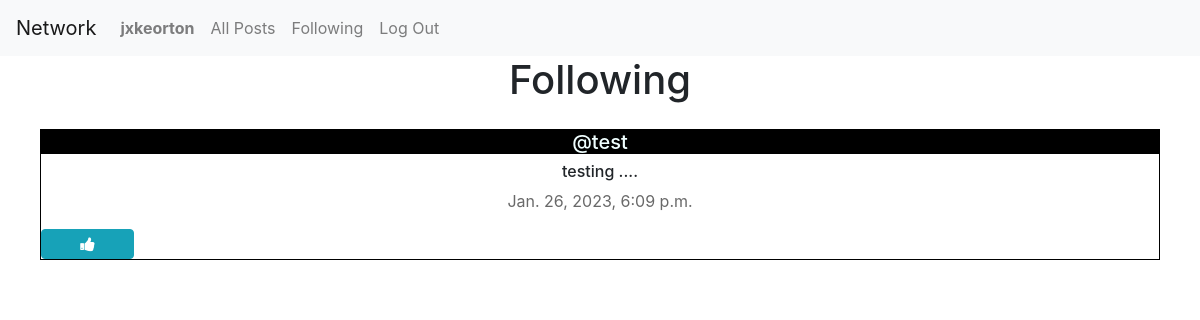
The page /following (signed in) on the database its author committed.
### network/models.py (models this page shows, shortened)
class User(AbstractUser):
    pass

class Posts(models.Model):
    user = models.ForeignKey(User, on_delete=models.CASCADE, related_name="author")
    content = models.CharField(max_length=150)
    timestamp = models.DateTimeField(auto_now_add=True)

### network/views.py (the view)
# urls.py: path("following", views.following, name="following"),
def following(request):
    currentUser = User.objects.get(pk=request.user.id)
    peopleFollowing = Follow.objects.filter(user_following=currentUser)
    posts = Posts.objects.all().order_by("id").reverse()
    followingPosts = []
    for post in posts:
        for person in peopleFollowing:
            if person.user_followed == post.user:
                followingPosts.append(post)
    paginator = Paginator(followingPosts, 10)
    pageNumber = request.GET.get('page')
    posts_of_page = paginator.get_page(pageNumber)
    allLikes = Likes.objects.all()
    whoYouLiked = []
    try:
        for like in allLikes:
            if like.user.id == request.user.id:
                whoYouLiked.append(like.post.id)
    except:
        whoYouLiked = []
    return render(request, "network/following.html",{
        "posts_of_page": posts_of_page,
        "whoYouLiked": whoYouLiked,
    })

### network/templates/network/following.html (shortened to what this page needs)
{% extends "network/layout.html" %}
{% block body %}
    <h1 class="title">Following</h1>
    <div class="all text-center">
    {% for post in posts_of_page %}
        <div class="post">
            <h5 class="username-header"><a href="{% url 'profile' user_id=post.user.id %}" class="username">@{{ post.user }}</a></h5>
            <h6 class="content">{{ post.content }}</h6>
            <p class="time">{{ post.timestamp }}</p>
            {% if user.is_authenticated %}
                {% if user == post.user %}
                    <div>
                        <button class="btn btn-info" data-toggle="modal" data-target="#edit_post{{ post.id }}">Edit</button>
                    </div>
                    <div class="modal" tabindex="-1" role="dialog" id="edit_post{{ post.id }}" aria-labelledby="edit_post{{ post.id }}_label" aria-hidden="true" >
                        <div class="modal-dialog" role="document">
                        <div class="modal-content">
                            <div class="modal-header">
                            <h5 class="modal-title">Edit Post</h5>
                            <button type="button" class="close" data-dismiss="modal" aria-label="Close">
                                <span aria-hidden="true">&times;</span>
                            </button>
                            </div>
                            <div class="modal-body">
                            <textarea rows="5" id="textarea_{{ post.id }}" class="form-control" name="content">{{ post.content }}</textarea>
                            </div>
                            <div class="modal-footer">
                            <button type="button" class="btn btn-secondary" data-dismiss="modal">Close</button>
                            <button type="button" class="btn btn-primary" onclick="submithandler('{{ post.id }}')">Save changes</button>
                            </div>
                        </div>
                        </div>
                    </div>
                {% else %}
                    {% if post.id in whoYouLiked %}
                    <button class="btn btn-info fa fa-thumbs-down col-1" id="{{ post.id }}" onclick="likeHandler('{{ post.id }}', '{{ whoYouLiked }}')"></button>
                    {% else %}
                    <button class="btn btn-info fa fa-thumbs-up col-1" id="{{ post.id }}" onclick="likeHandler('{{ post.id }}', '{{ whoYouLiked }}')"></button>
                    {% endif %}
                {% endif %}
            {% endif %}
        </div>
    {% endfor %}
    <nav aria-label="Page navigation example">
      </nav>
    </div>
{% endblock %}

### network/templates/network/layout.html (shortened to what this page needs)
{% load static %}
<!DOCTYPE html>
<html lang="en">
    <head>
        <link rel="stylesheet" href="https://stackpath.bootstrapcdn.com/bootstrap/4.4.1/css/bootstrap.min.css">
        <link href="{% static 'network/styles.css' %}" rel="stylesheet">
        <link rel="stylesheet" href="https://cdnjs.cloudflare.com/ajax/libs/font-awesome/4.7.0/css/font-awesome.min.css">
    </head>
    <body>
        <nav class="navbar navbar-expand-lg navbar-light bg-light">
            <a class="navbar-brand" href="{% url 'index' %}">Network</a>
            <div>
              <ul class="navbar-nav mr-auto">
                {% if user.is_authenticated %}
                    <li class="nav-item">
                        <a class="nav-link" href="{% url 'profile' user_id=user.id %}"><strong>{{ user.username }}</strong></a>
                    </li>
                {% endif %}
                <li class="nav-item">
                  <a class="nav-link" href="{% url 'index' %}">All Posts</a>
                </li>
                {% if user.is_authenticated %}
                    <li class="nav-item">
                        <a class="nav-link" href="{% url 'following' %}">Following</a>
                    </li>
                    <li class="nav-item">
                        <a class="nav-link" href="{% url 'logout' %}">Log Out</a>
                    </li>
                {% endif %}
              </ul>
            </div>
          </nav>
        <div class="body">
            {% block body %}
            {% endblock %}
        </div>
    </body>
</html>

### network/static/network/styles.css (style rules this page uses)
.post { border: 1px solid black; display:flex; justify-content: center; flex-direction: column; box-sizing: border-box; margin: 5px 20px; }
.all { display:flex; justify-content: flex-start; flex-direction: column; margin: 20px; }
.username-header { background-color:black; }
.username { color:azure; }
.time { color:dimgray; }
.title { text-align: center; }

### rows shown on the page
User: username "jxkeorton"
Posts: user "test", content "testing ....", timestamp "Jan. 26, 2023, 6:09 p.m."
